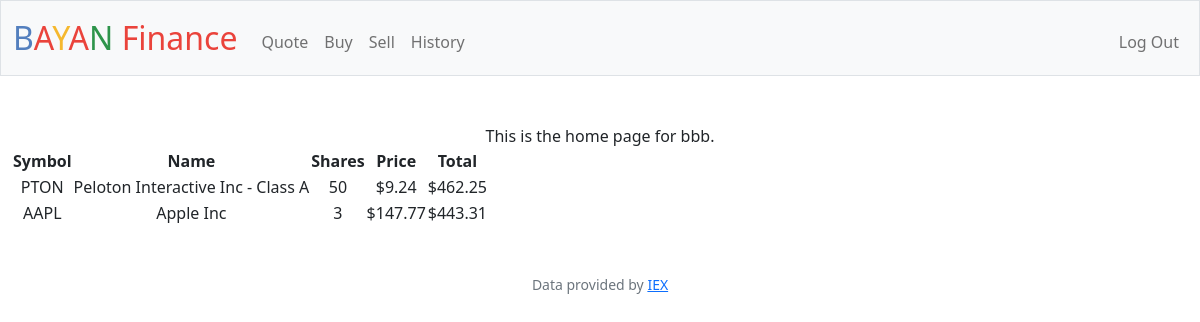
Screenshot of / (signed in) with the database file from the repository.
### tables this page shows
CREATE TABLE stocks ('id' INTEGER PRIMARY KEY AUTOINCREMENT NOT NULL, 'username' TEXT NOT NULL, 'symbol' TEXT NOT NULL, 'name' TEXT NOT NULL, 'shares' INTEGER NOT NULL, 'price' NUMERIC NOT NULL, 'total' NUMERIC NOT NULL, 'date' DATETIME NOT NULL);

### app.py (the view)
@app.route("/")
@login_required
def index():
    username = session["username"]
    history_rows = db.execute("SELECT * FROM stocks WHERE username = ?", username)
    return render_template("index.html", rows=history_rows, usd=usd)

### app.py (called while the page is built)
@app.after_request
def after_request(response):
    response.headers["Cache-Control"] = "no-cache, no-store, must-revalidate"
    response.headers["Expires"] = 0
    response.headers["Pragma"] = "no-cache"
    return response

### helpers.py (called while the page is built)
def login_required(f):
    @wraps(f)
    def decorated_function(*args, **kwargs):
        if session.get("user_id") is None:
            return redirect("/login")
        return f(*args, **kwargs)
    return decorated_function

def usd(value):
    return f"${value:,.2f}"

### templates/index.html (shortened to what this page needs)
{% extends "layout.html" %}
{% block main %}
    This is the home page for {{session["username"]}}.
    <div class="section">
        <table>
            <thead>
                <tr>
                    <th>Symbol</th>
                    <th>Name</th>
                    <th>Shares</th>
                    <th>Price</th>
                    <th>Total</th>
                </tr>
            </thead>
            <tbody>
                {% for row in rows %}
                    <tr>
                        <td>{{row.symbol }}</td>
                        <td>{{row.name }}</td>
                        <td>{{row.shares }}</td>
                        <td>{{ row.price | usd }}</td>
                        <td>{{(row.price * row.shares) | usd }}</td>
                    </tr>
                {% endfor %}
            </tbody>
        </table>
    </div>
{% endblock %}

### rows the page displays
stocks: symbol "PTON", name "Peloton Interactive Inc - Class A", shares "50", price "$9.24", (row.price*row.shares)|usd "$462.25"
stocks: symbol "AAPL", name "Apple Inc", shares "3", price "$147.77", (row.price*row.shares)|usd "$443.31"

### other values shown
{{ session["username"] }} "bbb"
